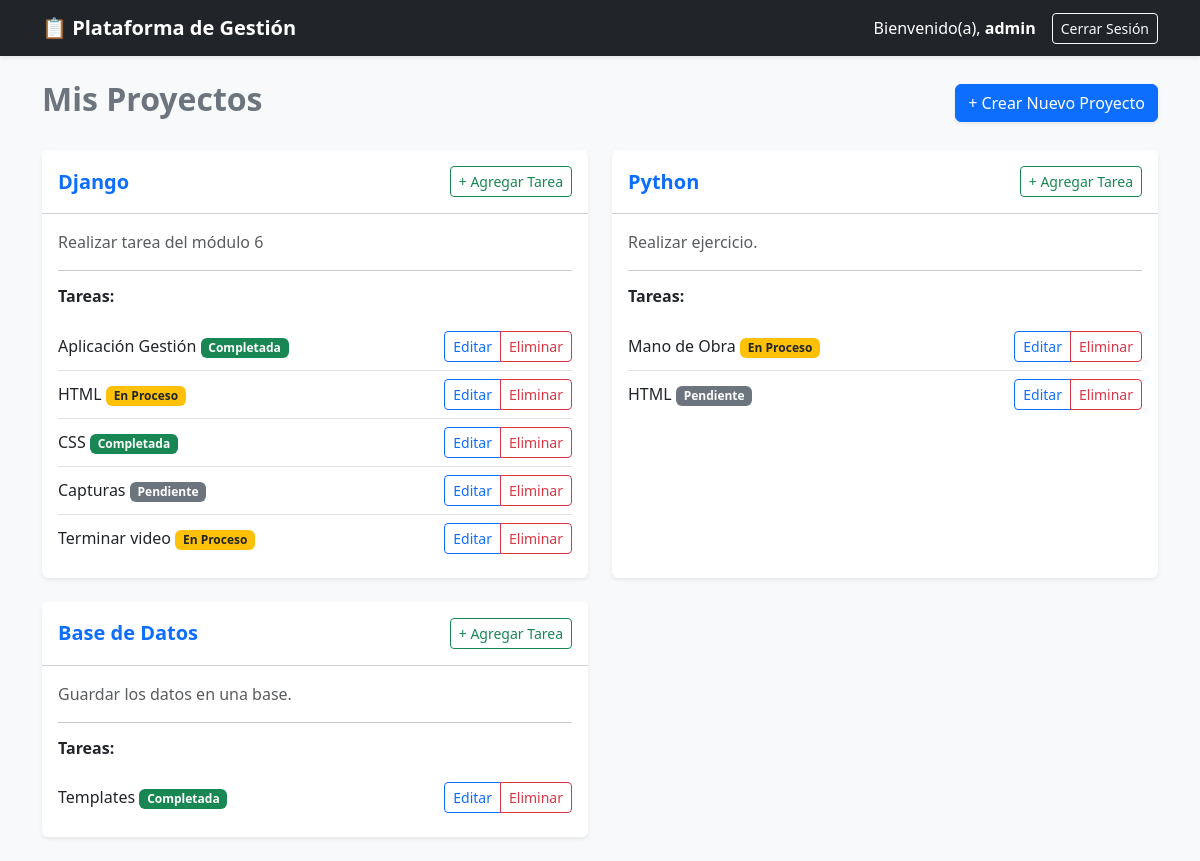
The app's page / (signed in) with its own data.
### aplicacion_gestion/models.py (models this page shows, shortened)
class Proyecto(models.Model):
    nombre = models.CharField(max_length=200)
    descripcion = models.TextField(blank=True)
    fecha_inicio = models.DateField(auto_now_add=True)
    usuario = models.ForeignKey(User, on_delete=models.CASCADE, related_name='proyectos')

class Tarea(models.Model):
    ESTADOS = [
        ('PENDIENTE', 'Pendiente'),
        ('EN_PROCESO', 'En Proceso'),
        ('COMPLETADA', 'Completada'),
    ]
    proyecto = models.ForeignKey(Proyecto, on_delete=models.CASCADE, related_name='tareas')
    titulo = models.CharField(max_length=200)
    descripcion = models.TextField(blank=True)
    estado = models.CharField(max_length=20, choices=ESTADOS, default='PENDIENTE')
    fecha_creacion = models.DateField(auto_now_add=True)  # <-- Agrega esta línea
    fecha_vencimiento = models.DateField(null=True, blank=True)

### aplicacion_gestion/views.py (the view)
# urls.py: path('', HomeView.as_view(), name='home'),
class HomeView(LoginRequiredMixin, ListView):
    model = Proyecto
    template_name = 'aplicacion_gestion/home.html'
    context_object_name = 'proyectos'
    def get_queryset(self):
        return Proyecto.objects.filter(usuario=self.request.user)

### aplicacion_gestion/templates/aplicacion_gestion/home.html
{% extends 'aplicacion_gestion/base.html' %}
{% block content %}
<div class="d-flex justify-content-between align-items-center mb-4">
    <h2 class="fw-bold text-secondary">Mis Proyectos</h2>
    <a href="{% url 'crear_proyecto' %}" class="btn btn-primary shadow-sm">+ Crear Nuevo Proyecto</a>
</div>
{% if proyectos %}
    <div class="row">
    {% for proyecto in proyectos %}
        <div class="col-md-6 mb-4">
            <div class="card shadow-sm border-0 h-100">
                <div class="card-header bg-white d-flex justify-content-between align-items-center py-3">
                    <h5 class="card-title m-0 fw-bold text-primary">{{ proyecto.nombre }}</h5>
                    <a href="{% url 'crear_tarea' proyecto.id %}" class="btn btn-outline-success btn-sm">+ Agregar Tarea</a>
                </div>
                <div class="card-body">
                    <p class="card-text text-muted">{{ proyecto.descripcion|default:"Sin descripción." }}</p>
                    <hr>
                    <h6 class="fw-bold text-dark mb-3">Tareas:</h6>
                    <ul class="list-group list-group-flush">
                    {% for tarea in proyecto.tareas.all %}
                        <li class="list-group-item d-flex justify-content-between align-items-center px-0">
                            <div>
                                <span>{{ tarea.titulo }}</span>
                                <span class="badge
                                    {% if tarea.estado == 'COMPLETADA' %}bg-success
                                    {% elif tarea.estado == 'EN_PROCESO' %}bg-warning text-dark
                                    {% else %}bg-secondary{% endif %}">
                                    {{ tarea.get_estado_display }}
                                </span>
                            </div>
                            <div class="btn-group" role="group">
                                <a href="{% url 'editar_tarea' tarea.id %}" class="btn btn-outline-primary btn-sm">Editar</a>
                                <a href="{% url 'eliminar_tarea' tarea.id %}" class="btn btn-outline-danger btn-sm">Eliminar</a>
                            </div>
                        </li>
                    {% empty %}
                        <li class="list-group-item text-muted px-0 italic">No hay tareas registradas.</li>
                    {% endfor %}
                    </ul>
                </div>
            </div>
        </div>
    {% endfor %}
    </div>
{% else %}
    <div class="alert alert-info text-center shadow-sm" role="alert">
        No tienes proyectos registrados aún. ¡Crea el primero con el botón superior!
    </div>
{% endif %}
{% endblock %}

### aplicacion_gestion/templates/aplicacion_gestion/base.html (shortened to what this page needs)
<!DOCTYPE html>
<html lang="es">
<head>
    <link href="https://cdn.jsdelivr.net/npm/bootstrap@5.3.0/dist/css/bootstrap.min.css" rel="stylesheet">
</head>
<body class="bg-light">
    <nav class="navbar navbar-expand-lg navbar-dark bg-dark mb-4 shadow-sm">
        <div class="container">
            <a class="navbar-brand fw-bold" href="{% url 'home' %}">📋 Plataforma de Gestión</a>
            {% if user.is_authenticated %}
                <div class="d-flex align-items-center text-white">
                    <span class="me-3">Bienvenido(a), <strong>{{ user.username }}</strong></span>
                    <form action="{% url 'logout' %}" method="post" class="m-0">
                        <button type="submit" class="btn btn-outline-light btn-sm">Cerrar Sesión</button>
                    </form>
                </div>
            {% endif %}
        </div>
    </nav>
    <div class="container">
        {% block content %}
        {% endblock %}
    </div>
</body>
</html>

### records on screen
Proyecto: nombre "Django", descripcion "Realizar tarea del módulo 6"
Tarea: titulo "Aplicación Gestión", estado "Completada"
Tarea: titulo "HTML", estado "En Proceso"
Tarea: titulo "CSS", estado "Completada"
Tarea: titulo "Capturas", estado "Pendiente"
Tarea: titulo "Terminar video", estado "En Proceso"
Proyecto: nombre "Python", descripcion "Realizar ejercicio."
Tarea: titulo "Mano de Obra", estado "En Proceso"
Tarea: titulo "HTML", estado "Pendiente"
Proyecto: nombre "Base de Datos", descripcion "Guardar los datos en una base."
Tarea: titulo "Templates", estado "Completada"

### other values on screen
{{ user.username }} "admin"
